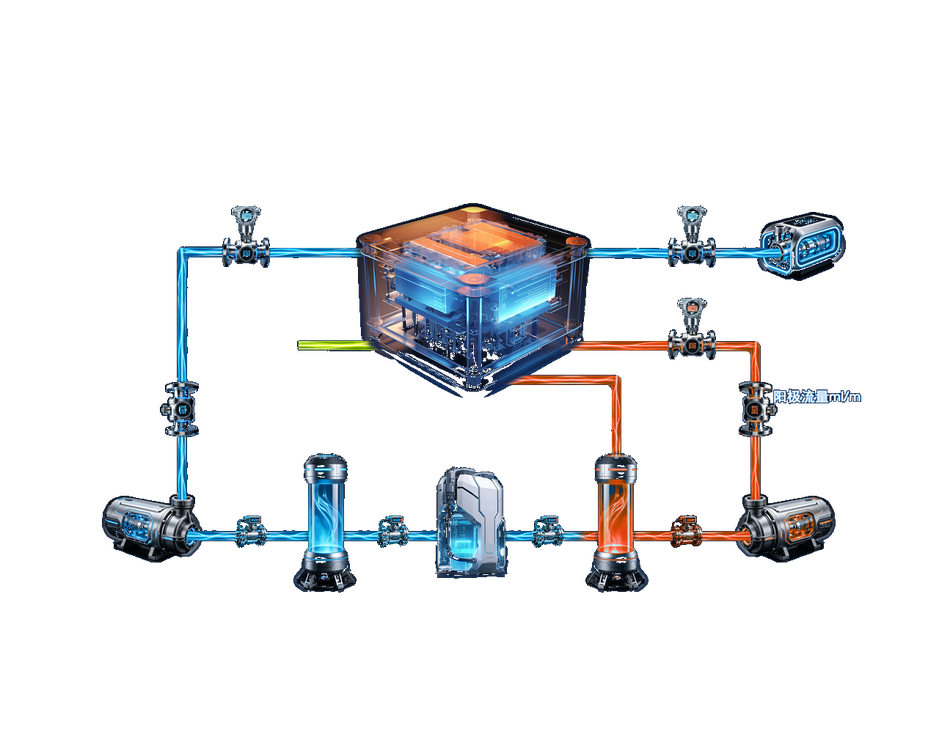
#> input picture PNG_1280/pure_machine_network.png, 939 x 751 px, shrunk from 1280 x 1024 before the run
$ python find_components.py
#> lines starting #> are read from the running program, lines starting #| are printed output that depends on the picture; after the words box and inside, x2 and y2 are one past the last pixel; in counts of white or black regions, pixels touching at a corner belong together
# -*- coding: utf-8 -*-
import numpy as np
from PIL import Image
from collections import deque

pure = np.array(Image.open('PNG_1280/pure_machine_network.png'))[:,:,3]
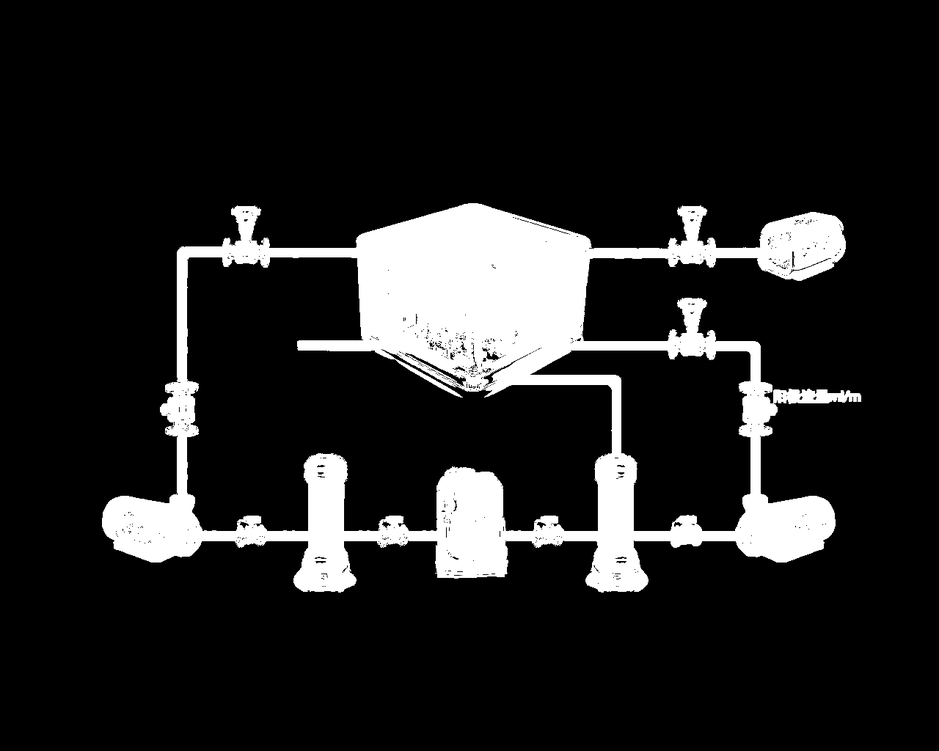
#> pure: shape (751, 939); min 0, max 255, mean 33.2
pipes = np.array(Image.open('PNG_1280/管道流露.png'))[:,:,3]
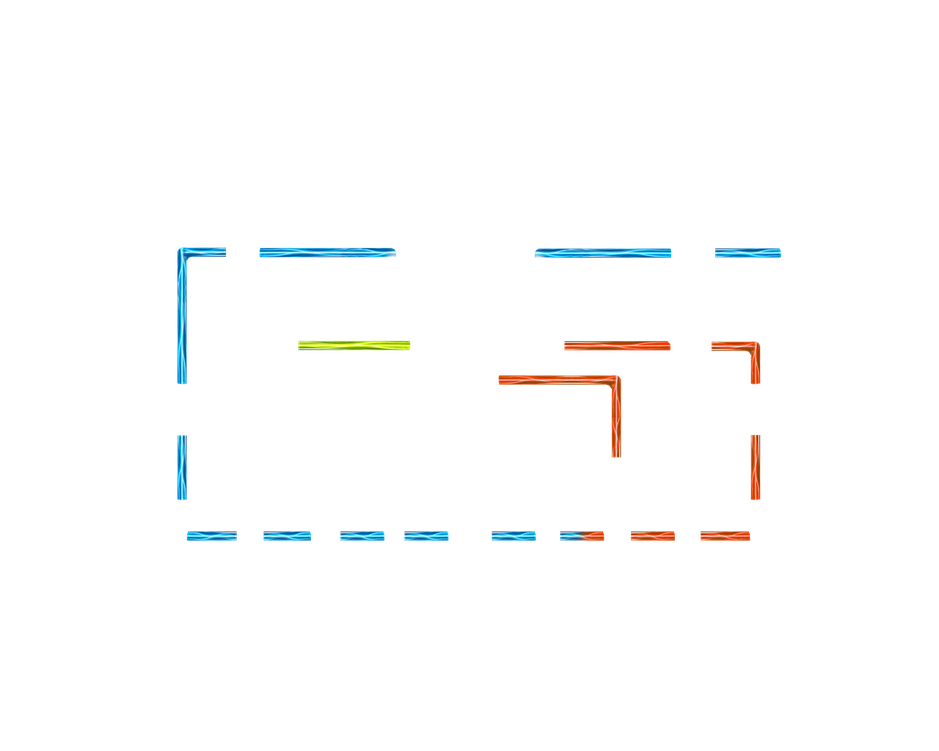
#> input picture PNG_1280/管道流露.png, 939 x 751 px, shrunk from 1280 x 1024 before the run
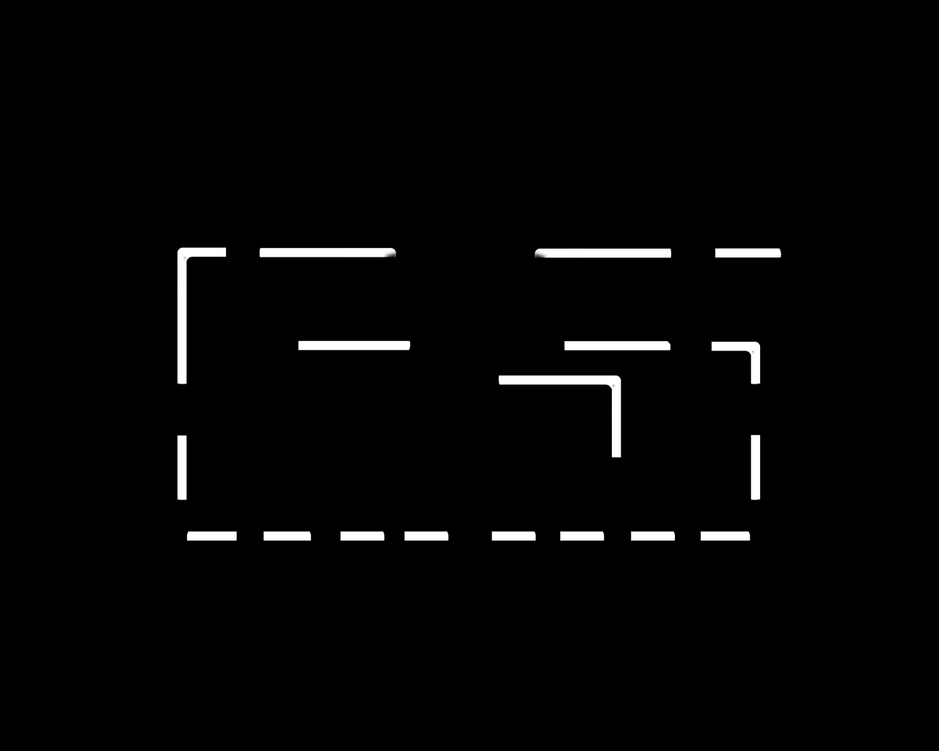
#> pipes: shape (751, 939); min 0, max 255, mean 4.9

mask = (pure > 0) & (pipes == 0)
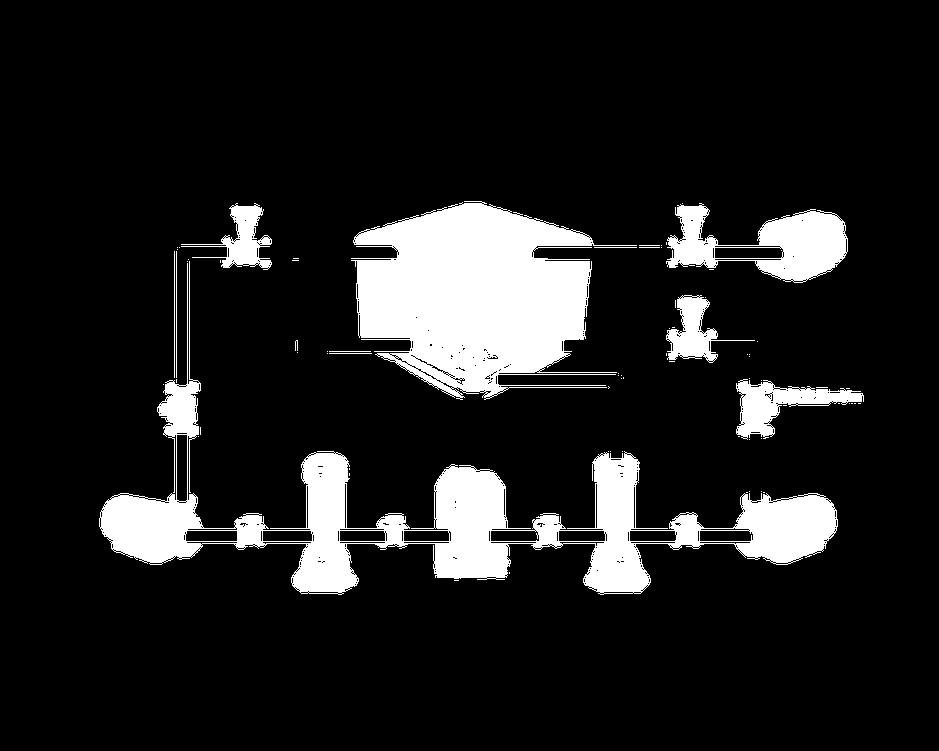
#> mask: shape (751, 939) bool; 12.2% white; 75 white regions (61 under 20 px), largest, box (x1, y1, x2, y2) and area: (99, 261, 838, 595) 37089, (351, 201, 637, 400) 33923, (666, 203, 848, 283) 7029
h, w = mask.shape
#> h = 751; w = 939
visited = np.zeros((h, w), dtype=bool)

components = []

for r in range(h):
    for c in range(w):
        if mask[r, c] and not visited[r, c]:
            q = deque([(r, c)])
            visited[r, c] = True
            min_r, max_r = r, r
            min_c, max_c = c, c
            area = 0

            while q:
                cr, cc = q.popleft()
                area += 1
                min_r = min(min_r, cr)
                max_r = max(max_r, cr)
                min_c = min(min_c, cc)
                max_c = max(max_c, cc)

                for dr, dc in [(-1,0), (1,0), (0,-1), (0,1), (-1,-1), (-1,1), (1,-1), (1,1)]:
                    nr, nc = cr+dr, cc+dc
                    if 0 <= nr < h and 0 <= nc < w:
                        if mask[nr, nc] and not visited[nr, nc]:
                            visited[nr, nc] = True
                            q.append((nr, nc))
            if area > 100:
                components.append({'area': area, 'box': (min_c, max_c, min_r, max_r)})

components.sort(key=lambda x: x['area'], reverse=True)
for i, comp in enumerate(components):
    print(f"Comp {i}: area={comp['area']}, box={comp['box']}")
